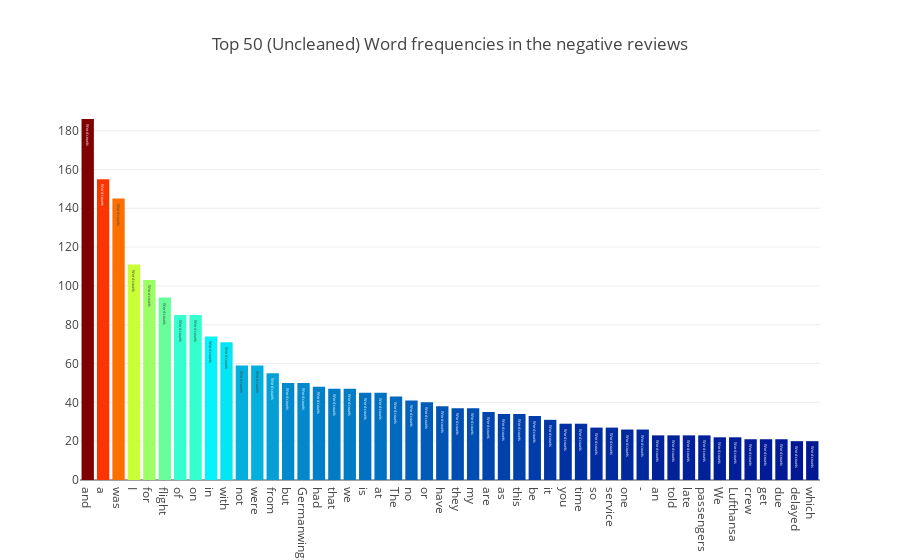

Notebook source saved alongside this figure:
### Code cell
all_words = df_review[df_review['Recommended']=="no"]["Review"].str.split(expand=True).unstack().value_counts()
data = [go.Bar(
            x = all_words.index.values[2:50],
            y = all_words.values[2:50],
            marker= dict(colorscale='Jet',
                         color = all_words.values[2:100]
                        ),
            text='Word counts'
    )]

layout = go.Layout(
    title='Top 50 (Uncleaned) Word frequencies in the negative reviews'
)

fig = go.Figure(data=data, layout=layout)

py.iplot(fig, filename='basic-bar')

### Figure 1 — Plotly figure (JSON) as saved in the notebook; plotly's stock layout.template omitted (floating-point values rounded to 4 significant figures)
{"data": [{"marker": {"color": [186, 155, 145, 111, 103, 94, 85, 85, 74, 71, 59, 59, 55, 50, 50, 48, 47, 47, 45, 45, 43, 41, 40, 38, 37, 37, 35, 34, 34, 33, 31, 29, 29, 27, 27, 26, 26, 23, 23, 23, 23, 22, 22, 21, 21, 21, 20, 20, 20, 19, 19, 18, 17, 17, 17, 16, 16, 16, 16, 16, 16, 16, 15, 15, 15, 15, 15, 15, 14, 14, 14, 14, 14, 14, 13, 13, 13, 13, 13, 13, 13, 12, 12, 12, 12, 12, 12, 12, 12, 12, 12, 12, 12, 12, 11, 11, 11, 11], "colorscale": "Jet"}, "text": "Word counts", "type": "bar", "uid": "97e6d3cd-e7ac-46c1-8e3f-97d0a22da6b1", "x": ["and", "a", "was", "I", "for", "flight", "of", "on", "in", "with", "not", "were", "from", "but", "Germanwings", "had", "that", "we", "is", "at", "The", "no", "or", "have", "they", "my", "are", "as", "this", "be", "it", "you", "time", "so", "service", "one", "-", "an", "told", "late", "passengers", "We", "Lufthansa", "crew", "get", "due", "delayed", "which"], "y": [186, 155, 145, 111, 103, 94, 85, 85, 74, 71, 59, 59, 55, 50, 50, 48, 47, 47, 45, 45, 43, 41, 40, 38, 37, 37, 35, 34, 34, 33, 31, 29, 29, 27, 27, 26, 26, 23, 23, 23, 23, 22, 22, 21, 21, 21, 20, 20]}], "layout": {"title": {"text": "Top 50 (Uncleaned) Word frequencies in the negative reviews"}}}
